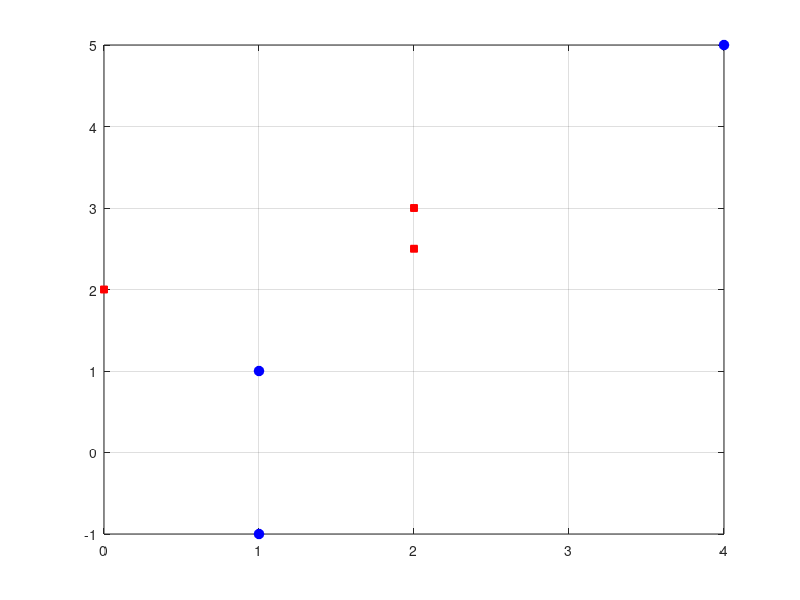

The MATLAB source for this figure: (Note: this script raises an error after producing the figure.)
class1 = [1 1; 1 -1; 4 5];
class2 = [2 2.5; 0 2 ; 2 3];
plot(class1(:,1), class1(:,2),'o','MarkerEdgeColor','b', 'MarkerFaceColor', 'b', 'MarkerSize',7);
grid on;
hold on;
plot(class2(:,1), class2(:,2),'s','MarkerEdgeColor','r', 'MarkerFaceColor', 'r', 'MarkerSize',5);
hold off;

y = zeros(6,6);
y = [
class1(1,1)*class1(1,1) class1(1,2)*class1(1,2) class1(1,1)*class1(1,2) class1(1,1)
class1(1,2) 1;
class1(2,1)*class1(2,1) class1(2,2)*class1(2,2) class1(2,1)*class1(2,2) class1(2,1)
class1(2,2) 1;
class1(3,1)*class1(3,1) class1(3,2)*class1(3,2) class1(3,1)*class1(3,2) class1(3,1)
class1(3,2) 1;

-class2(1,1)*class2(1,1) -class2(1,2)*class2(1,2) -class2(1,1)*class2(1,2) -class2(1,1)
-class2(1,2) -1;
-class2(2,1)*class2(2,1) -class2(2,2)*class2(2,2) -class2(2,1)*class2(2,2) -class2(2,1)
-class2(2,2) -1;
-class2(3,1)*class2(3,1) -class2(3,2)*class2(3,2) -class2(3,1)*class2(3,2) -class2(3,1)
-class2(3,2) -1;
];

%--------------------------------------

w= ones(1,6);
alpha= 1/6;
flag = 0;
counter = 0;
while counter < 200
counter = counter + 1;
flag = 0;
for i = 1:6
g = y(i,:)*w' ;
if g < 0
w = w + alpha * y(i,:);
else
flag = flag + 1;
 end;
end;
 if (flag == 6)
     break ;
 end;
 end;
 display(w);

 display(counter);
